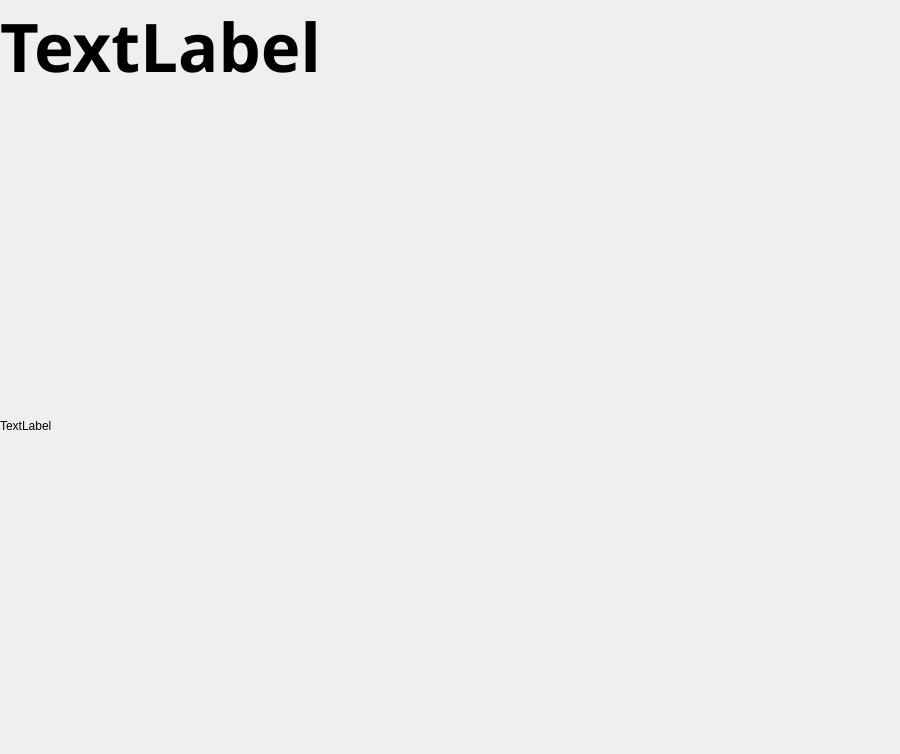
<?xml version="1.0" encoding="UTF-8"?>
<ui version="4.0">
 <class>Densitometer</class>
 <widget class="QDialog" name="Densitometer">
  <property name="geometry">
   <rect>
    <x>0</x>
    <y>0</y>
    <width>900</width>
    <height>754</height>
   </rect>
  </property>
  <property name="sizePolicy">
   <sizepolicy hsizetype="Preferred" vsizetype="Preferred">
    <horstretch>0</horstretch>
    <verstretch>0</verstretch>
   </sizepolicy>
  </property>
  <property name="windowTitle">
   <string>Densitometer</string>
  </property>
  <layout class="QVBoxLayout" name="verticalLayout_2">
   <property name="leftMargin">
    <number>0</number>
   </property>
   <property name="topMargin">
    <number>0</number>
   </property>
   <property name="rightMargin">
    <number>0</number>
   </property>
   <property name="bottomMargin">
    <number>0</number>
   </property>
   <item>
    <widget class="QLabel" name="top">
     <property name="sizePolicy">
      <sizepolicy hsizetype="Preferred" vsizetype="Fixed">
       <horstretch>0</horstretch>
       <verstretch>0</verstretch>
      </sizepolicy>
     </property>
     <property name="font">
      <font>
       <family>DroidSansMono Nerd Font</family>
       <pointsize>50</pointsize>
       <weight>75</weight>
       <bold>true</bold>
      </font>
     </property>
     <property name="text">
      <string>TextLabel</string>
     </property>
    </widget>
   </item>
   <item>
    <layout class="QVBoxLayout" name="verticalLayout">
     <item>
      <layout class="QHBoxLayout" name="horizontalLayout_2">
       <property name="sizeConstraint">
        <enum>QLayout::SetMaximumSize</enum>
       </property>
       <item>
        <widget class="QLabel" name="image">
         <property name="sizePolicy">
          <sizepolicy hsizetype="Ignored" vsizetype="Ignored">
           <horstretch>0</horstretch>
           <verstretch>0</verstretch>
          </sizepolicy>
         </property>
         <property name="text">
          <string>TextLabel</string>
         </property>
        </widget>
       </item>
      </layout>
     </item>
    </layout>
   </item>
  </layout>
 </widget>
 <resources/>
 <connections/>
</ui>
